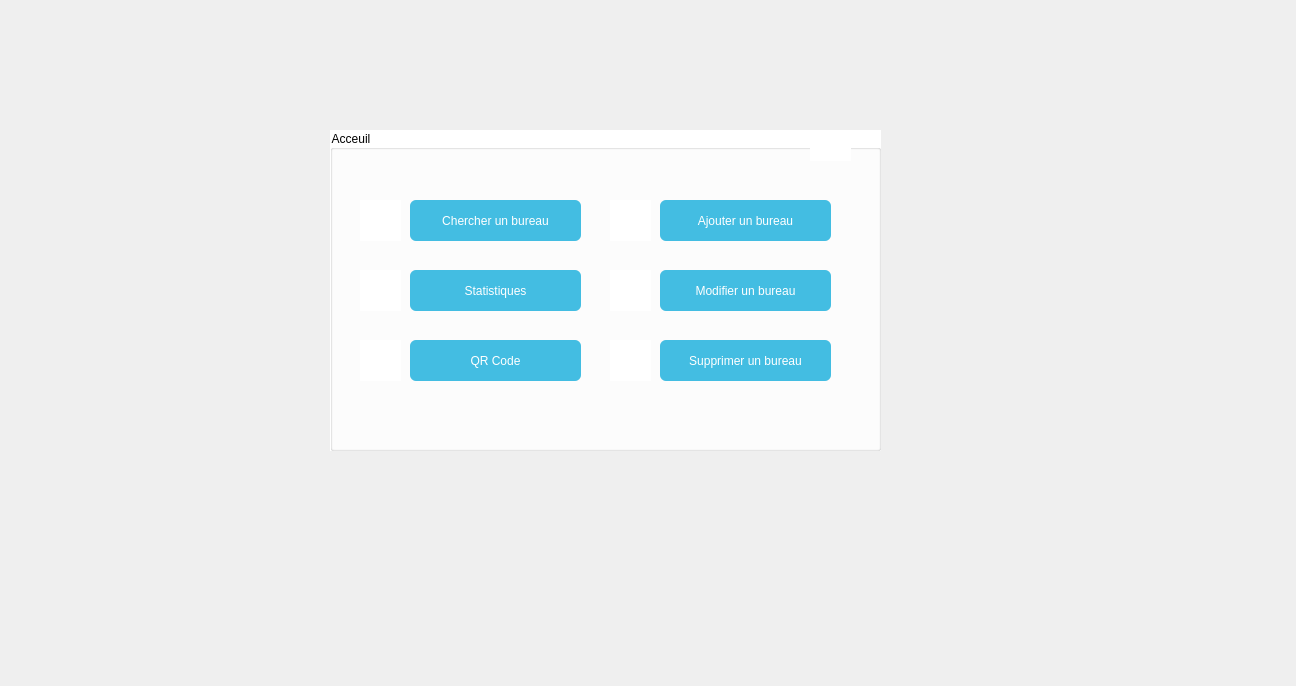
<?xml version="1.0" encoding="UTF-8"?>
<ui version="4.0">
 <class>Bureaux</class>
 <widget class="QDialog" name="Bureaux">
  <property name="geometry">
   <rect>
    <x>0</x>
    <y>0</y>
    <width>1296</width>
    <height>686</height>
   </rect>
  </property>
  <property name="windowTitle">
   <string>Dialog</string>
  </property>
  <widget class="QStackedWidget" name="stackedWidget">
   <property name="geometry">
    <rect>
     <x>190</x>
     <y>60</y>
     <width>831</width>
     <height>731</height>
    </rect>
   </property>
   <property name="styleSheet">
    <string notr="true">
font: 10pt &quot;Arial&quot;;
</string>
   </property>
   <property name="currentIndex">
    <number>0</number>
   </property>
   <widget class="QWidget" name="page">
    <widget class="QGroupBox" name="groupBox_10">
     <property name="geometry">
      <rect>
       <x>140</x>
       <y>70</y>
       <width>551</width>
       <height>321</height>
      </rect>
     </property>
     <property name="styleSheet">
      <string notr="true">background-color:rgb(255, 255, 255); 

</string>
     </property>
     <property name="title">
      <string>Acceuil</string>
     </property>
     <widget class="QPushButton" name="pushButton_17">
      <property name="geometry">
       <rect>
        <x>330</x>
        <y>70</y>
        <width>171</width>
        <height>41</height>
       </rect>
      </property>
      <property name="styleSheet">
       <string notr="true">background-color:rgb(67, 189, 226);
font: 75 10pt &quot;Arial&quot;;
  border-radius: 6px;
  border: none;
color:rgb(255, 255, 255);

</string>
      </property>
      <property name="text">
       <string>Ajouter un bureau</string>
      </property>
     </widget>
     <widget class="QPushButton" name="pushButton_18">
      <property name="geometry">
       <rect>
        <x>330</x>
        <y>140</y>
        <width>171</width>
        <height>41</height>
       </rect>
      </property>
      <property name="styleSheet">
       <string notr="true">background-color:rgb(67, 189, 226);
font: 75 10pt &quot;Arial&quot;;
  border-radius: 6px;
  border: none;
color:rgb(255, 255, 255);


</string>
      </property>
      <property name="text">
       <string>Modifier un bureau</string>
      </property>
     </widget>
     <widget class="QPushButton" name="pushButton_19">
      <property name="geometry">
       <rect>
        <x>330</x>
        <y>210</y>
        <width>171</width>
        <height>41</height>
       </rect>
      </property>
      <property name="styleSheet">
       <string notr="true">background-color:rgb(67, 189, 226);
font: 75 10pt &quot;Arial&quot;;
  border-radius: 6px;
  border: none;
color:rgb(255, 255, 255);

</string>
      </property>
      <property name="text">
       <string>Supprimer un bureau</string>
      </property>
     </widget>
     <widget class="QPushButton" name="pushButton_38">
      <property name="geometry">
       <rect>
        <x>80</x>
        <y>70</y>
        <width>171</width>
        <height>41</height>
       </rect>
      </property>
      <property name="styleSheet">
       <string notr="true">background-color:rgb(67, 189, 226);
font: 75 10pt &quot;Arial&quot;;
  border-radius: 6px;
  border: none;
color:rgb(255, 255, 255);


</string>
      </property>
      <property name="text">
       <string>Chercher un bureau</string>
      </property>
     </widget>
     <widget class="QPushButton" name="pushButton_41">
      <property name="geometry">
       <rect>
        <x>80</x>
        <y>140</y>
        <width>171</width>
        <height>41</height>
       </rect>
      </property>
      <property name="styleSheet">
       <string notr="true">background-color:rgb(67, 189, 226);
font: 75 10pt &quot;Arial&quot;;
  border-radius: 6px;
  border: none;
color:rgb(255, 255, 255);

</string>
      </property>
      <property name="text">
       <string>Statistiques</string>
      </property>
     </widget>
     <widget class="QLabel" name="label_pic_Chercher">
      <property name="geometry">
       <rect>
        <x>30</x>
        <y>70</y>
        <width>41</width>
        <height>41</height>
       </rect>
      </property>
      <property name="text">
       <string/>
      </property>
     </widget>
     <widget class="QLabel" name="label_pic_Ajouter">
      <property name="geometry">
       <rect>
        <x>280</x>
        <y>70</y>
        <width>41</width>
        <height>41</height>
       </rect>
      </property>
      <property name="text">
       <string/>
      </property>
     </widget>
     <widget class="QLabel" name="label_pic_Modifier">
      <property name="geometry">
       <rect>
        <x>280</x>
        <y>140</y>
        <width>41</width>
        <height>41</height>
       </rect>
      </property>
      <property name="text">
       <string/>
      </property>
     </widget>
     <widget class="QLabel" name="label_pic_Supprimer">
      <property name="geometry">
       <rect>
        <x>280</x>
        <y>210</y>
        <width>41</width>
        <height>41</height>
       </rect>
      </property>
      <property name="text">
       <string/>
      </property>
     </widget>
     <widget class="QLabel" name="label_pic_Statistiques">
      <property name="geometry">
       <rect>
        <x>30</x>
        <y>140</y>
        <width>41</width>
        <height>41</height>
       </rect>
      </property>
      <property name="text">
       <string/>
      </property>
     </widget>
     <widget class="QPushButton" name="pushButton_42">
      <property name="geometry">
       <rect>
        <x>80</x>
        <y>210</y>
        <width>171</width>
        <height>41</height>
       </rect>
      </property>
      <property name="styleSheet">
       <string notr="true">background-color:rgb(67, 189, 226);
font: 75 10pt &quot;Arial&quot;;
  border-radius: 6px;
  border: none;
color:rgb(255, 255, 255);

</string>
      </property>
      <property name="text">
       <string>QR Code</string>
      </property>
     </widget>
     <widget class="QLabel" name="label_pic_QR">
      <property name="geometry">
       <rect>
        <x>30</x>
        <y>210</y>
        <width>41</width>
        <height>41</height>
       </rect>
      </property>
      <property name="text">
       <string/>
      </property>
     </widget>
     <widget class="QLabel" name="label_pic_Acceuil">
      <property name="geometry">
       <rect>
        <x>480</x>
        <y>-10</y>
        <width>41</width>
        <height>41</height>
       </rect>
      </property>
      <property name="text">
       <string/>
      </property>
     </widget>
    </widget>
   </widget>
   <widget class="QWidget" name="page_2">
    <widget class="QGroupBox" name="groupBox_3">
     <property name="geometry">
      <rect>
       <x>190</x>
       <y>40</y>
       <width>471</width>
       <height>381</height>
      </rect>
     </property>
     <property name="styleSheet">
      <string notr="true">background-color:rgb(255, 255, 255); 
</string>
     </property>
     <property name="title">
      <string>Ajouter un bureau</string>
     </property>
     <widget class="QLabel" name="label_11">
      <property name="geometry">
       <rect>
        <x>90</x>
        <y>50</y>
        <width>56</width>
        <height>16</height>
       </rect>
      </property>
      <property name="text">
       <string>Nom</string>
      </property>
     </widget>
     <widget class="QLineEdit" name="lineEdit_3">
      <property name="geometry">
       <rect>
        <x>180</x>
        <y>50</y>
        <width>221</width>
        <height>22</height>
       </rect>
      </property>
      <property name="styleSheet">
       <string notr="true">background-color:rgb(255, 255, 255); 
border: 2px solid gray; 
border-radius: 10px; 
padding: 0 8px; 
selection-background-color: darkgray; 
</string>
      </property>
     </widget>
     <widget class="QLabel" name="label_12">
      <property name="geometry">
       <rect>
        <x>90</x>
        <y>100</y>
        <width>81</width>
        <height>16</height>
       </rect>
      </property>
      <property name="text">
       <string>Capacité MAX</string>
      </property>
     </widget>
     <widget class="QLabel" name="label_13">
      <property name="geometry">
       <rect>
        <x>90</x>
        <y>140</y>
        <width>71</width>
        <height>20</height>
       </rect>
      </property>
      <property name="text">
       <string>Equipement</string>
      </property>
     </widget>
     <widget class="QSpinBox" name="spinBox">
      <property name="geometry">
       <rect>
        <x>230</x>
        <y>100</y>
        <width>51</width>
        <height>21</height>
       </rect>
      </property>
     </widget>
     <widget class="QLabel" name="label_14">
      <property name="geometry">
       <rect>
        <x>290</x>
        <y>100</y>
        <width>71</width>
        <height>16</height>
       </rect>
      </property>
      <property name="text">
       <string>Personnes</string>
      </property>
     </widget>
     <widget class="QGroupBox" name="groupBox_4">
      <property name="geometry">
       <rect>
        <x>80</x>
        <y>200</y>
        <width>311</width>
        <height>101</height>
       </rect>
      </property>
      <property name="title">
       <string>Equipements (facultatif)</string>
      </property>
      <widget class="QRadioButton" name="radioButton_5">
       <property name="geometry">
        <rect>
         <x>50</x>
         <y>30</y>
         <width>101</width>
         <height>20</height>
        </rect>
       </property>
       <property name="text">
        <string>Projecteur</string>
       </property>
      </widget>
      <widget class="QRadioButton" name="radioButton_6">
       <property name="geometry">
        <rect>
         <x>50</x>
         <y>60</y>
         <width>93</width>
         <height>20</height>
        </rect>
       </property>
       <property name="text">
        <string>Imprimante</string>
       </property>
      </widget>
      <widget class="QRadioButton" name="radioButton_7">
       <property name="geometry">
        <rect>
         <x>180</x>
         <y>30</y>
         <width>93</width>
         <height>20</height>
        </rect>
       </property>
       <property name="text">
        <string>Tableau</string>
       </property>
      </widget>
      <widget class="QRadioButton" name="radioButton_8">
       <property name="geometry">
        <rect>
         <x>180</x>
         <y>60</y>
         <width>93</width>
         <height>20</height>
        </rect>
       </property>
       <property name="text">
        <string>Scanner</string>
       </property>
      </widget>
     </widget>
     <widget class="QComboBox" name="comboBox_2">
      <property name="geometry">
       <rect>
        <x>220</x>
        <y>140</y>
        <width>141</width>
        <height>22</height>
       </rect>
      </property>
      <item>
       <property name="text">
        <string>Bureau non équipé</string>
       </property>
      </item>
      <item>
       <property name="text">
        <string>Bureau équipé</string>
       </property>
      </item>
     </widget>
     <widget class="QLabel" name="label_pic_Ajouter1">
      <property name="geometry">
       <rect>
        <x>420</x>
        <y>-10</y>
        <width>51</width>
        <height>51</height>
       </rect>
      </property>
      <property name="text">
       <string/>
      </property>
     </widget>
     <widget class="QPushButton" name="pushButton_4">
      <property name="geometry">
       <rect>
        <x>150</x>
        <y>330</y>
        <width>75</width>
        <height>23</height>
       </rect>
      </property>
      <property name="styleSheet">
       <string notr="true">background-color:rgb(85, 85, 255);
  border-radius: 6px;
  border: none;
color:rgb(255, 255, 255);</string>
      </property>
      <property name="text">
       <string>Valider</string>
      </property>
     </widget>
     <widget class="QPushButton" name="pushButton_9">
      <property name="geometry">
       <rect>
        <x>250</x>
        <y>330</y>
        <width>75</width>
        <height>23</height>
       </rect>
      </property>
      <property name="styleSheet">
       <string notr="true">background-color:rgb(85, 85, 255);
  border-radius: 6px;
  border: none;
color:rgb(255, 255, 255);</string>
      </property>
      <property name="text">
       <string>Annuler</string>
      </property>
     </widget>
    </widget>
   </widget>
   <widget class="QWidget" name="page_4">
    <widget class="QGroupBox" name="groupBox_5">
     <property name="geometry">
      <rect>
       <x>190</x>
       <y>80</y>
       <width>471</width>
       <height>251</height>
      </rect>
     </property>
     <property name="styleSheet">
      <string notr="true">background-color:rgb(255, 255, 255); 
</string>
     </property>
     <property name="title">
      <string>Supprimer Bureau</string>
     </property>
     <widget class="QComboBox" name="comboBox_3">
      <property name="geometry">
       <rect>
        <x>250</x>
        <y>100</y>
        <width>171</width>
        <height>22</height>
       </rect>
      </property>
      <item>
       <property name="text">
        <string>Bureau 1</string>
       </property>
      </item>
      <item>
       <property name="text">
        <string>Bureau 2</string>
       </property>
      </item>
      <item>
       <property name="text">
        <string>Bureau 3</string>
       </property>
      </item>
     </widget>
     <widget class="QLabel" name="label_15">
      <property name="geometry">
       <rect>
        <x>20</x>
        <y>100</y>
        <width>211</width>
        <height>16</height>
       </rect>
      </property>
      <property name="text">
       <string>Sélelctionner le bureau à supprimer :</string>
      </property>
     </widget>
     <widget class="QLabel" name="label_16">
      <property name="geometry">
       <rect>
        <x>100</x>
        <y>40</y>
        <width>261</width>
        <height>16</height>
       </rect>
      </property>
      <property name="text">
       <string>(Avertissement : Cette action est irréversible)</string>
      </property>
     </widget>
     <widget class="QLabel" name="label_17">
      <property name="geometry">
       <rect>
        <x>30</x>
        <y>150</y>
        <width>171</width>
        <height>16</height>
       </rect>
      </property>
      <property name="text">
       <string>Veuiller écrire &quot;CONFIRMER&quot; :</string>
      </property>
     </widget>
     <widget class="QLineEdit" name="lineEdit_4">
      <property name="geometry">
       <rect>
        <x>250</x>
        <y>150</y>
        <width>171</width>
        <height>22</height>
       </rect>
      </property>
      <property name="styleSheet">
       <string notr="true">background-color:rgb(255, 255, 255); 
border: 2px solid gray; 
border-radius: 10px; 
padding: 0 8px; 
selection-background-color: darkgray; 
</string>
      </property>
     </widget>
     <widget class="QPushButton" name="pushButton_6">
      <property name="geometry">
       <rect>
        <x>150</x>
        <y>200</y>
        <width>75</width>
        <height>23</height>
       </rect>
      </property>
      <property name="styleSheet">
       <string notr="true">background-color:rgb(67, 189, 226);
  border-radius: 6px;
  border: none;
color:rgb(255, 255, 255);</string>
      </property>
      <property name="text">
       <string>Valider</string>
      </property>
     </widget>
     <widget class="QPushButton" name="pushButton_7">
      <property name="geometry">
       <rect>
        <x>250</x>
        <y>200</y>
        <width>75</width>
        <height>23</height>
       </rect>
      </property>
      <property name="styleSheet">
       <string notr="true">background-color:rgb(67, 189, 226);
  border-radius: 6px;
  border: none;
color:rgb(255, 255, 255);</string>
      </property>
      <property name="text">
       <string>Annuler</string>
      </property>
     </widget>
    </widget>
    <widget class="QLabel" name="label_pic_Supprimer1">
     <property name="geometry">
      <rect>
       <x>520</x>
       <y>100</y>
       <width>41</width>
       <height>41</height>
      </rect>
     </property>
     <property name="text">
      <string/>
     </property>
    </widget>
   </widget>
   <widget class="QWidget" name="page_5">
    <widget class="QGroupBox" name="groupBox_20">
     <property name="geometry">
      <rect>
       <x>170</x>
       <y>60</y>
       <width>371</width>
       <height>391</height>
      </rect>
     </property>
     <property name="styleSheet">
      <string notr="true">background-color:rgb(255, 255, 255); 
</string>
     </property>
     <property name="title">
      <string>Modifier un bureau</string>
     </property>
     <widget class="QLabel" name="label_71">
      <property name="geometry">
       <rect>
        <x>40</x>
        <y>40</y>
        <width>81</width>
        <height>16</height>
       </rect>
      </property>
      <property name="text">
       <string>Ancien Nom :</string>
      </property>
     </widget>
     <widget class="QLineEdit" name="lineEdit_20">
      <property name="geometry">
       <rect>
        <x>190</x>
        <y>40</y>
        <width>113</width>
        <height>22</height>
       </rect>
      </property>
      <property name="styleSheet">
       <string notr="true">background-color:rgb(255, 255, 255); 
border: 2px solid gray; 
border-radius: 10px; 
padding: 0 8px; 
selection-background-color: darkgray; 
</string>
      </property>
     </widget>
     <widget class="QLabel" name="label_72">
      <property name="geometry">
       <rect>
        <x>40</x>
        <y>140</y>
        <width>101</width>
        <height>16</height>
       </rect>
      </property>
      <property name="text">
       <string>Capacité MAX :</string>
      </property>
     </widget>
     <widget class="QLineEdit" name="lineEdit_21">
      <property name="geometry">
       <rect>
        <x>190</x>
        <y>140</y>
        <width>113</width>
        <height>22</height>
       </rect>
      </property>
      <property name="styleSheet">
       <string notr="true">background-color:rgb(255, 255, 255); 
border: 2px solid gray; 
border-radius: 10px; 
padding: 0 8px; 
selection-background-color: darkgray; 
</string>
      </property>
     </widget>
     <widget class="QLabel" name="label_73">
      <property name="geometry">
       <rect>
        <x>40</x>
        <y>240</y>
        <width>81</width>
        <height>16</height>
       </rect>
      </property>
      <property name="text">
       <string>Equipements :</string>
      </property>
     </widget>
     <widget class="QPlainTextEdit" name="plainTextEdit_2">
      <property name="geometry">
       <rect>
        <x>160</x>
        <y>250</y>
        <width>141</width>
        <height>87</height>
       </rect>
      </property>
      <property name="styleSheet">
       <string notr="true">background-color:rgb(255, 255, 255); 
border: 2px solid gray; 
border-radius: 10px; 
padding: 0 8px; 
selection-background-color: darkgray; 
</string>
      </property>
      <property name="plainText">
       <string>- Projecteur
- Imprimante
- Tableau
- Scanner</string>
      </property>
     </widget>
     <widget class="QLabel" name="label_74">
      <property name="geometry">
       <rect>
        <x>40</x>
        <y>90</y>
        <width>91</width>
        <height>16</height>
       </rect>
      </property>
      <property name="text">
       <string>Nouveau Nom :</string>
      </property>
     </widget>
     <widget class="QLineEdit" name="lineEdit_22">
      <property name="geometry">
       <rect>
        <x>190</x>
        <y>90</y>
        <width>113</width>
        <height>22</height>
       </rect>
      </property>
      <property name="styleSheet">
       <string notr="true">background-color:rgb(255, 255, 255); 
border: 2px solid gray; 
border-radius: 10px; 
padding: 0 8px; 
selection-background-color: darkgray; 
</string>
      </property>
     </widget>
     <widget class="QLineEdit" name="lineEdit_23">
      <property name="geometry">
       <rect>
        <x>190</x>
        <y>190</y>
        <width>113</width>
        <height>22</height>
       </rect>
      </property>
      <property name="styleSheet">
       <string notr="true">background-color:rgb(255, 255, 255); 
border: 2px solid gray; 
border-radius: 10px; 
padding: 0 8px; 
selection-background-color: darkgray; 
</string>
      </property>
     </widget>
     <widget class="QLabel" name="label_75">
      <property name="geometry">
       <rect>
        <x>40</x>
        <y>190</y>
        <width>141</width>
        <height>16</height>
       </rect>
      </property>
      <property name="text">
       <string>Nouvelle capacité MAX :</string>
      </property>
     </widget>
     <widget class="QLabel" name="label_pic_Modifier1">
      <property name="geometry">
       <rect>
        <x>330</x>
        <y>-10</y>
        <width>41</width>
        <height>41</height>
       </rect>
      </property>
      <property name="text">
       <string/>
      </property>
     </widget>
    </widget>
   </widget>
   <widget class="QWidget" name="page_6">
    <widget class="QGroupBox" name="groupBox_21">
     <property name="geometry">
      <rect>
       <x>10</x>
       <y>30</y>
       <width>791</width>
       <height>511</height>
      </rect>
     </property>
     <property name="styleSheet">
      <string notr="true">background-color: rgb(255, 255, 255);
</string>
     </property>
     <property name="title">
      <string>Bureaux</string>
     </property>
     <widget class="QComboBox" name="comboBox_13">
      <property name="geometry">
       <rect>
        <x>90</x>
        <y>50</y>
        <width>111</width>
        <height>20</height>
       </rect>
      </property>
      <property name="styleSheet">
       <string notr="true">background-color:rgb(85, 85, 255); 
  box-shadow: 0 1px 3px -2px;

border-radius: 10px; 
padding: 0 8px; 
color:rgb(255, 255, 255);
</string>
      </property>
      <item>
       <property name="text">
        <string>Nom</string>
       </property>
      </item>
      <item>
       <property name="text">
        <string>Disponibilité</string>
       </property>
      </item>
      <item>
       <property name="text">
        <string>Capacité Max</string>
       </property>
      </item>
     </widget>
     <widget class="QLabel" name="label_76">
      <property name="geometry">
       <rect>
        <x>30</x>
        <y>50</y>
        <width>91</width>
        <height>16</height>
       </rect>
      </property>
      <property name="text">
       <string>Trier par :</string>
      </property>
     </widget>
     <widget class="QLabel" name="label_77">
      <property name="geometry">
       <rect>
        <x>220</x>
        <y>50</y>
        <width>91</width>
        <height>16</height>
       </rect>
      </property>
      <property name="text">
       <string>Chercher par :</string>
      </property>
     </widget>
     <widget class="QComboBox" name="comboBox_14">
      <property name="geometry">
       <rect>
        <x>300</x>
        <y>50</y>
        <width>111</width>
        <height>20</height>
       </rect>
      </property>
      <property name="styleSheet">
       <string notr="true">background-color:rgb(85, 85, 255); 

border-radius: 10px; 
padding: 0 8px; 
color:rgb(255, 255, 255);
</string>
      </property>
      <item>
       <property name="text">
        <string>Nom</string>
       </property>
      </item>
      <item>
       <property name="text">
        <string>Disponibilité</string>
       </property>
      </item>
      <item>
       <property name="text">
        <string>Capacité Max</string>
       </property>
      </item>
     </widget>
     <widget class="QLabel" name="label_79">
      <property name="geometry">
       <rect>
        <x>440</x>
        <y>50</y>
        <width>131</width>
        <height>20</height>
       </rect>
      </property>
      <property name="text">
       <string>Barre de recherche :</string>
      </property>
     </widget>
     <widget class="QLineEdit" name="lineEdit_24">
      <property name="geometry">
       <rect>
        <x>560</x>
        <y>50</y>
        <width>201</width>
        <height>22</height>
       </rect>
      </property>
      <property name="styleSheet">
       <string notr="true">background-color:rgb(255, 255, 255); 
border: 2px solid gray; 
border-radius: 10px; 
padding: 0 8px; 
selection-background-color: darkgray; 
</string>
      </property>
      <property name="text">
       <string/>
      </property>
     </widget>
     <widget class="QTableWidget" name="TableauRecherche">
      <property name="geometry">
       <rect>
        <x>60</x>
        <y>110</y>
        <width>511</width>
        <height>161</height>
       </rect>
      </property>
      <row>
       <property name="text">
        <string>Nom</string>
       </property>
      </row>
      <row>
       <property name="text">
        <string>Capacité MAX</string>
       </property>
      </row>
      <row>
       <property name="text">
        <string>Equipement</string>
       </property>
      </row>
      <row>
       <property name="text">
        <string>Disponibilité</string>
       </property>
      </row>
      <column>
       <property name="text">
        <string>Bureau 1</string>
       </property>
      </column>
      <column>
       <property name="text">
        <string>Bureau 2</string>
       </property>
      </column>
      <column>
       <property name="text">
        <string>Bureau 3</string>
       </property>
      </column>
      <column>
       <property name="text">
        <string>Bureau 4</string>
       </property>
      </column>
      <column>
       <property name="text">
        <string>Bureau 5</string>
       </property>
      </column>
     </widget>
     <widget class="QLabel" name="label_pic_Chercher1">
      <property name="geometry">
       <rect>
        <x>730</x>
        <y>-10</y>
        <width>41</width>
        <height>41</height>
       </rect>
      </property>
      <property name="text">
       <string/>
      </property>
     </widget>
     <widget class="QPushButton" name="pushButton">
      <property name="geometry">
       <rect>
        <x>610</x>
        <y>120</y>
        <width>131</width>
        <height>31</height>
       </rect>
      </property>
      <property name="styleSheet">
       <string notr="true">background-color:rgb(255, 122, 34);
  border-radius: 6px;
  border: none;
color:rgb(255, 255, 255);</string>
      </property>
      <property name="text">
       <string>Ajouter un bureau</string>
      </property>
     </widget>
     <widget class="QPushButton" name="pushButton_2">
      <property name="geometry">
       <rect>
        <x>610</x>
        <y>170</y>
        <width>131</width>
        <height>31</height>
       </rect>
      </property>
      <property name="styleSheet">
       <string notr="true">background-color:rgb(255, 122, 34);
  border-radius: 6px;
  border: none;
color:rgb(255, 255, 255);</string>
      </property>
      <property name="text">
       <string>Modifier un bureau</string>
      </property>
     </widget>
     <widget class="QPushButton" name="pushButton_3">
      <property name="geometry">
       <rect>
        <x>610</x>
        <y>220</y>
        <width>131</width>
        <height>31</height>
       </rect>
      </property>
      <property name="styleSheet">
       <string notr="true">background-color:rgb(255, 122, 34);
  border-radius: 6px;
  border: none;
color:rgb(255, 255, 255);</string>
      </property>
      <property name="text">
       <string>Supprimer un bureau</string>
      </property>
     </widget>
     <widget class="QGroupBox" name="groupBox_11">
      <property name="geometry">
       <rect>
        <x>70</x>
        <y>300</y>
        <width>291</width>
        <height>191</height>
       </rect>
      </property>
      <property name="styleSheet">
       <string notr="true">background-color:rgb(255, 255, 255);</string>
      </property>
      <property name="title">
       <string>Statistiques Bureaux</string>
      </property>
      <widget class="QGraphicsView" name="graphicsView_2">
       <property name="geometry">
        <rect>
         <x>30</x>
         <y>60</y>
         <width>241</width>
         <height>121</height>
        </rect>
       </property>
       <property name="styleSheet">
        <string notr="true">background-color:rgb(255, 255, 255); 
border: 2px solid gray; 
border-radius: 10px; 
padding: 0 8px; 
selection-background-color: darkgray; 
</string>
       </property>
      </widget>
      <widget class="QComboBox" name="comboBox_15">
       <property name="geometry">
        <rect>
         <x>80</x>
         <y>20</y>
         <width>141</width>
         <height>22</height>
        </rect>
       </property>
       <property name="styleSheet">
        <string notr="true">
background-color: rgb(67, 189, 226);
  box-shadow: 0 1px 3px -2px;

border-radius: 10px; 
padding: 0 8px; 
color:rgb(255, 255, 255);
</string>
       </property>
       <item>
        <property name="text">
         <string>Bureau non équipé</string>
        </property>
       </item>
       <item>
        <property name="text">
         <string>Bureau équipé</string>
        </property>
       </item>
      </widget>
      <widget class="QLabel" name="label_pic_Statistiques1">
       <property name="geometry">
        <rect>
         <x>420</x>
         <y>-10</y>
         <width>41</width>
         <height>41</height>
        </rect>
       </property>
       <property name="text">
        <string/>
       </property>
      </widget>
     </widget>
     <widget class="QGroupBox" name="groupBox_13">
      <property name="geometry">
       <rect>
        <x>400</x>
        <y>300</y>
        <width>311</width>
        <height>191</height>
       </rect>
      </property>
      <property name="title">
       <string>QR Code</string>
      </property>
      <widget class="QComboBox" name="comboBox_8">
       <property name="geometry">
        <rect>
         <x>190</x>
         <y>30</y>
         <width>111</width>
         <height>22</height>
        </rect>
       </property>
       <property name="styleSheet">
        <string notr="true">
background-color: rgb(67, 189, 226);
  box-shadow: 0 1px 3px -2px;

border-radius: 10px; 
padding: 0 8px; 
color:rgb(255, 255, 255);
</string>
       </property>
       <item>
        <property name="text">
         <string>Bureau 1</string>
        </property>
       </item>
       <item>
        <property name="text">
         <string>Bureau 2</string>
        </property>
       </item>
       <item>
        <property name="text">
         <string>Bureau 3</string>
        </property>
       </item>
      </widget>
      <widget class="QLabel" name="label_20">
       <property name="geometry">
        <rect>
         <x>20</x>
         <y>30</y>
         <width>161</width>
         <height>16</height>
        </rect>
       </property>
       <property name="text">
        <string>Générer un QR Code pour :</string>
       </property>
      </widget>
      <widget class="QTextEdit" name="textEdit_3">
       <property name="geometry">
        <rect>
         <x>100</x>
         <y>60</y>
         <width>141</width>
         <height>111</height>
        </rect>
       </property>
       <property name="styleSheet">
        <string notr="true">background-color:rgb(255, 255, 255); 
border: 2px solid gray; 
border-radius: 10px; 
padding: 0 8px; 
selection-background-color: darkgray; 
</string>
       </property>
      </widget>
      <widget class="QLabel" name="label_pic_QR1_2">
       <property name="geometry">
        <rect>
         <x>470</x>
         <y>-10</y>
         <width>41</width>
         <height>41</height>
        </rect>
       </property>
       <property name="text">
        <string/>
       </property>
      </widget>
     </widget>
     <zorder>label_76</zorder>
     <zorder>comboBox_13</zorder>
     <zorder>label_77</zorder>
     <zorder>comboBox_14</zorder>
     <zorder>label_79</zorder>
     <zorder>lineEdit_24</zorder>
     <zorder>TableauRecherche</zorder>
     <zorder>label_pic_Chercher1</zorder>
     <zorder>pushButton</zorder>
     <zorder>pushButton_2</zorder>
     <zorder>pushButton_3</zorder>
     <zorder>groupBox_11</zorder>
     <zorder>groupBox_13</zorder>
    </widget>
   </widget>
   <widget class="QWidget" name="page_7"/>
   <widget class="QWidget" name="page_8">
    <widget class="QGroupBox" name="groupBox_12">
     <property name="geometry">
      <rect>
       <x>80</x>
       <y>70</y>
       <width>511</width>
       <height>371</height>
      </rect>
     </property>
     <property name="title">
      <string>QR Code</string>
     </property>
     <widget class="QComboBox" name="comboBox_7">
      <property name="geometry">
       <rect>
        <x>270</x>
        <y>60</y>
        <width>131</width>
        <height>22</height>
       </rect>
      </property>
      <item>
       <property name="text">
        <string>Bureau 1</string>
       </property>
      </item>
      <item>
       <property name="text">
        <string>Bureau 2</string>
       </property>
      </item>
      <item>
       <property name="text">
        <string>Bureau 3</string>
       </property>
      </item>
     </widget>
     <widget class="QLabel" name="label_19">
      <property name="geometry">
       <rect>
        <x>100</x>
        <y>60</y>
        <width>161</width>
        <height>16</height>
       </rect>
      </property>
      <property name="text">
       <string>Générer un QR Code pour :</string>
      </property>
     </widget>
     <widget class="QTextEdit" name="textEdit_2">
      <property name="geometry">
       <rect>
        <x>130</x>
        <y>110</y>
        <width>251</width>
        <height>191</height>
       </rect>
      </property>
      <property name="styleSheet">
       <string notr="true">background-color:rgb(255, 255, 255); 
border: 2px solid gray; 
border-radius: 10px; 
padding: 0 8px; 
selection-background-color: darkgray; 
</string>
      </property>
     </widget>
     <widget class="QLabel" name="label_pic_QR1">
      <property name="geometry">
       <rect>
        <x>470</x>
        <y>-10</y>
        <width>41</width>
        <height>41</height>
       </rect>
      </property>
      <property name="text">
       <string/>
      </property>
     </widget>
    </widget>
   </widget>
  </widget>
 </widget>
 <resources/>
 <connections/>
</ui>
